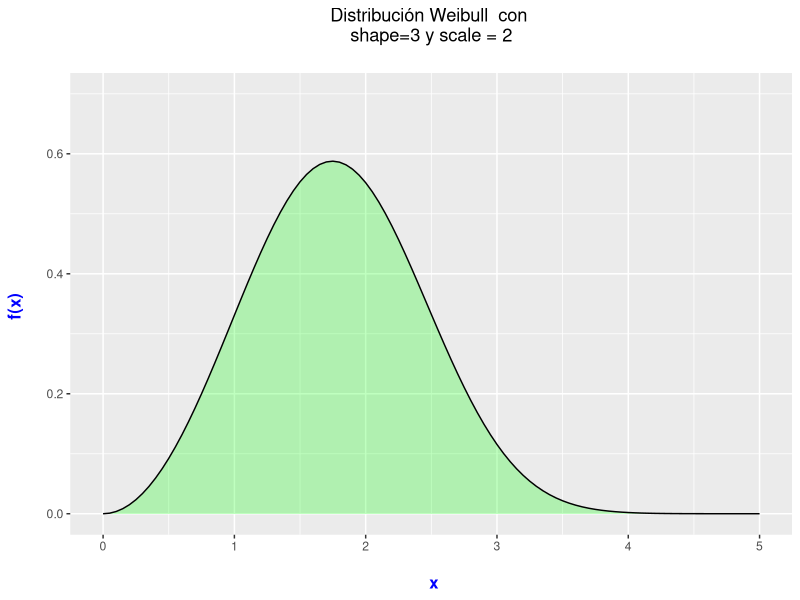
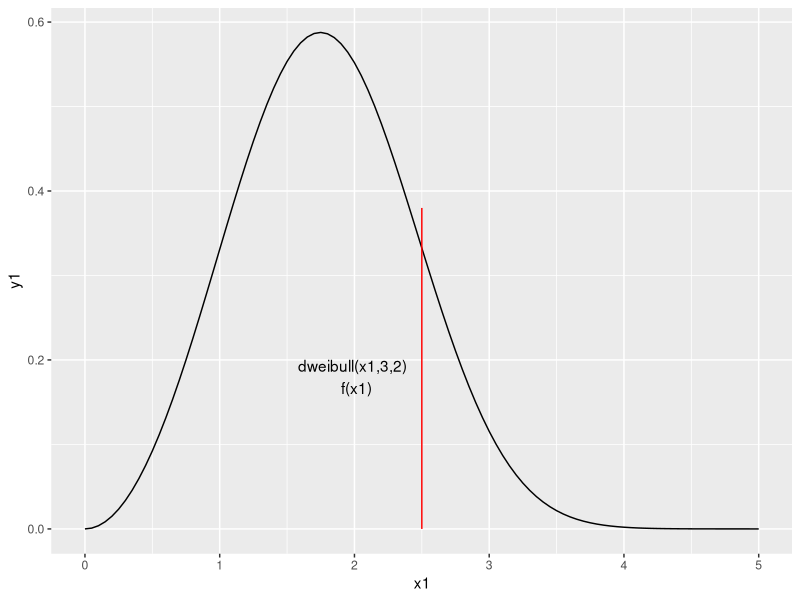
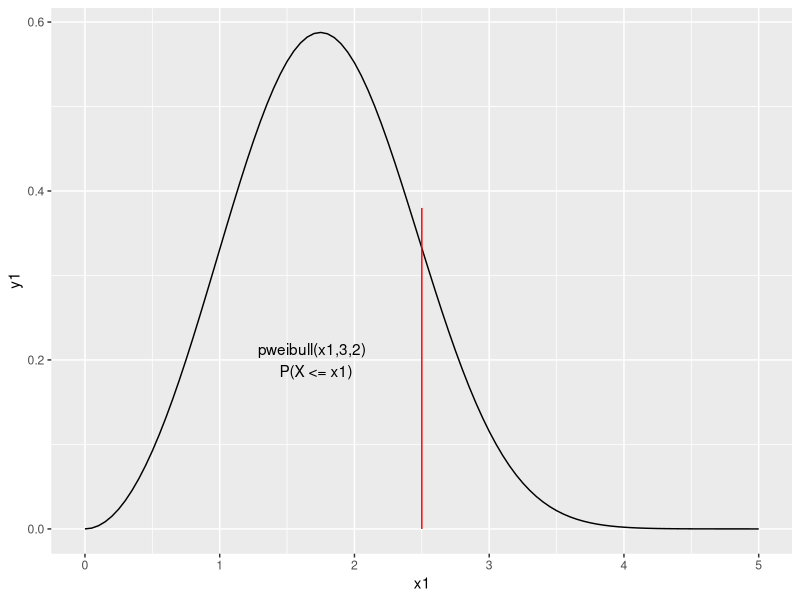
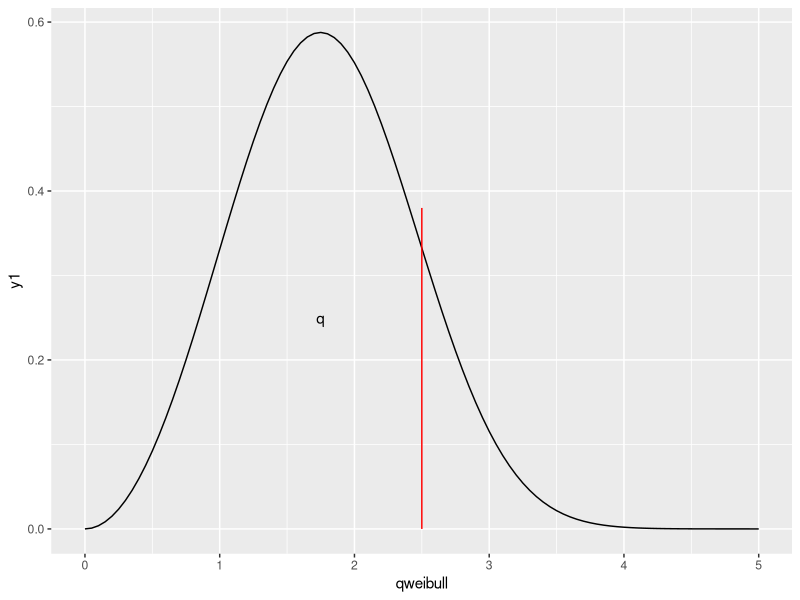
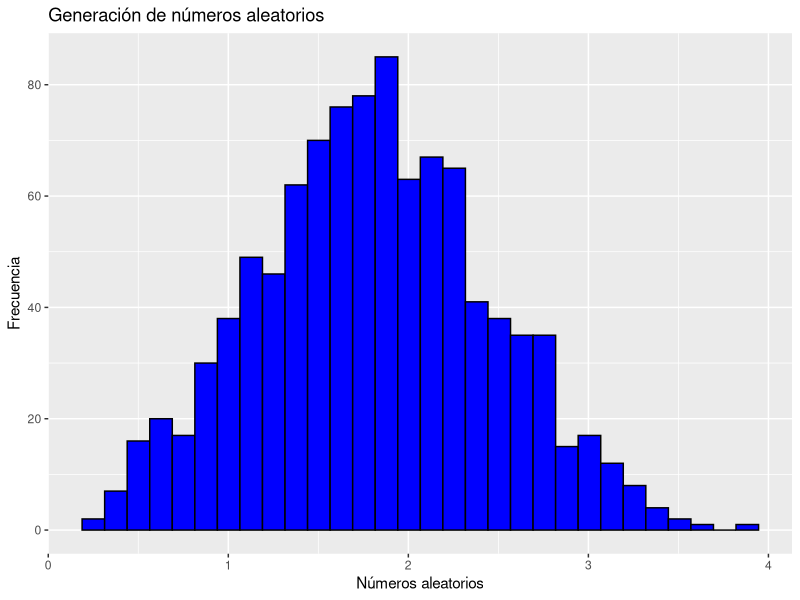

Write the R code that produced these figures, in order.
## ---- chunk 1
#| title: Distribución de Weibull
library(ggplot2)
ggplot(data.frame(x = c(0 , 5)), aes(x = x)) + 
  xlim(c(0 , 5)) + 
  ylim(0, .7) +
  stat_function(fun = dweibull, args = list(shape = 3, scale = 2), geom = "area", 
                fill = "green", alpha = 0.25) + 
  stat_function(fun = dweibull, args = list(shape = 3, scale = 2)) + 
  labs(x = "\n x", y = "f(x) \n", 
       title = "Distribución Weibull  con \n shape=3 y scale = 2 \n") + 
  theme(plot.title = element_text(hjust = 0.5), 
        axis.title.x = element_text(face="bold", colour="blue", size = 12),
        axis.title.y = element_text(face="bold", colour="blue", size = 12))
## ---- chunk 2
#| title: Distribución de Weibull shape=3 scale=2
base <-
  ggplot() +
  xlim(0, 5)
df = data.frame(x1=2.5,y1=0,x2=2.5,y2=.38)
base + geom_function(fun = dweibull, args=list(shape=3,scale=2))+
    geom_segment(aes(x=x1,y=y1,xend=x2,yend=y2), colour= 'red',data=df) +
    annotate("text", x = 2, y = .18, label = "dweibull(x1,3,2) \n f(x1)")
## ---- chunk 3
#| title: Distribución de Weibull shape=3 scale=2
base <-
  ggplot() +
  xlim(0, 5)
df = data.frame(x1=2.5,y1=0,x2=2.5,y2=.38)
base + geom_function(fun = dweibull, args=list(shape=3,scale=2))+
    geom_segment(aes(x=x1,y=y1,xend=x2,yend=y2), colour='red',data=df) +
    annotate("text", x = 1.7, y = .2, label = "pweibull(x1,3,2) \n P(X <= x1)")
## ---- chunk 4
#| title: Distribución de Weibull shape=3 scale=2
base <-
  ggplot() +
  xlim(0, 5)
df = data.frame(qweibull=2.5,y1=0,x2=2.5,y2=.38)
base + geom_function(fun = dweibull, args=list(shape=3,scale=2))+
    geom_segment(aes(x=qweibull,y=y1,xend=x2,yend=y2), colour='red',data=df) +
    annotate("text", x = 1.75, y = .25, label = "q")
## ---- chunk 5
#| title: Generación de 1000 números aleatorios Distribución de Weibull shape=3 scale=2
data = data.frame(rweib=rweibull(1000,3,2))
ggplot(data = data, aes(x = rweib)) +
    geom_histogram(fill='blue',colour='black') +
    ggtitle('Generación de números aleatorios') +
    xlab('Números aleatorios') + ylab('Frecuencia')
## ---- chunk 6
#| title: cálculo de valores

uno = format(dweibull(2.5,3,2), digits=7, nsmall=5)
dos = format(pweibull(2.5,3,2),digits=7, nsmall=5)
tres = format(qweibull(.6,3,2), digits=7, nsmall=5)
cua = format(rweibull(10,3,2), digits=7, nsmall=5)
## ---- chunk 7
#| content: valuebox
#| title: 'Altura'
#| icon: thermometer-high
#| color: info

list(value= paste("dweibull(5,3,2)",uno))
## ---- chunk 8
#| content: valuebox
#| title: 'P(X < x)'
#| icon: vector-pen
#| color: warning

list(value= paste("pweibull(5,3,2)",dos))
## ---- chunk 9
#| content: valuebox
#| title: 'Percentil 60'
#| icon: wind
#| color: danger

list(value= paste("qweibull(.6,3,2)",tres))
## ---- chunk 10
#| content: valuebox
#| title: 'Número aleatorio'
#| icon: umbrella
#| color: success

list(value= paste("rweibull(1,3,2)",cua))
